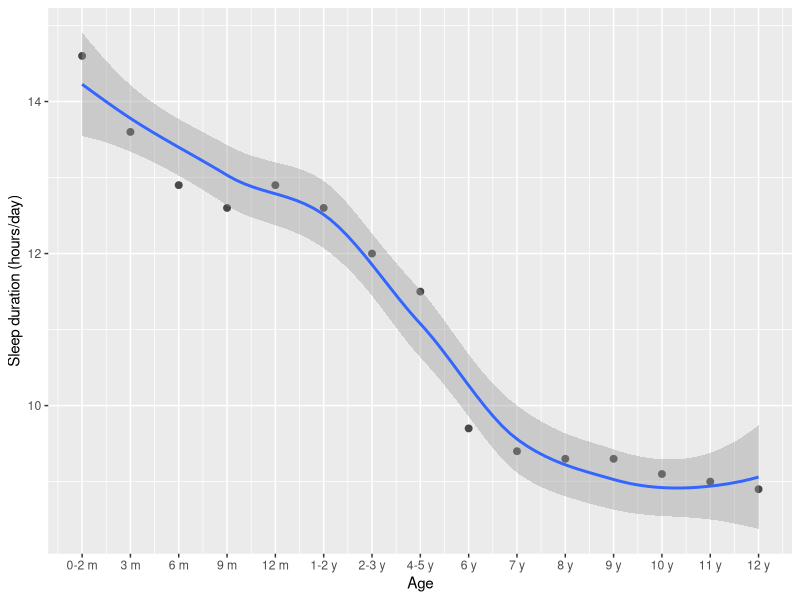

Source code (R):
# Load packages to extend base R
library("ggplot2")

# Create data structure
d <- data.frame(
  sleep <- c(14.6, 13.6, 12.9, 12.6, 12.9, 12.6, 12, 11.5, 9.7, 9.4, 9.3, 9.3, 9.1, 9, 8.9),
  age <- c("0-2 m", "3 m",  "6 m",  "9 m",  "12 m", "1-2 y", "2-3 y", "4-5 y", "6 y", "7 y", "8 y", "9 y",  "10 y", "11 y", "12 y")
)

# Create line plot 
ggplot(data = d, aes(x = 1:length(age), y = sleep)) + 
  geom_point(size = 2, colour = "#484848") + 
  labs(x = "Age", y = "Sleep duration (hours/day)") + 
  scale_x_continuous(labels = d$age, breaks = 1:15) + 
  geom_smooth(method = "loess", se = TRUE, colour = "#3366ff")



